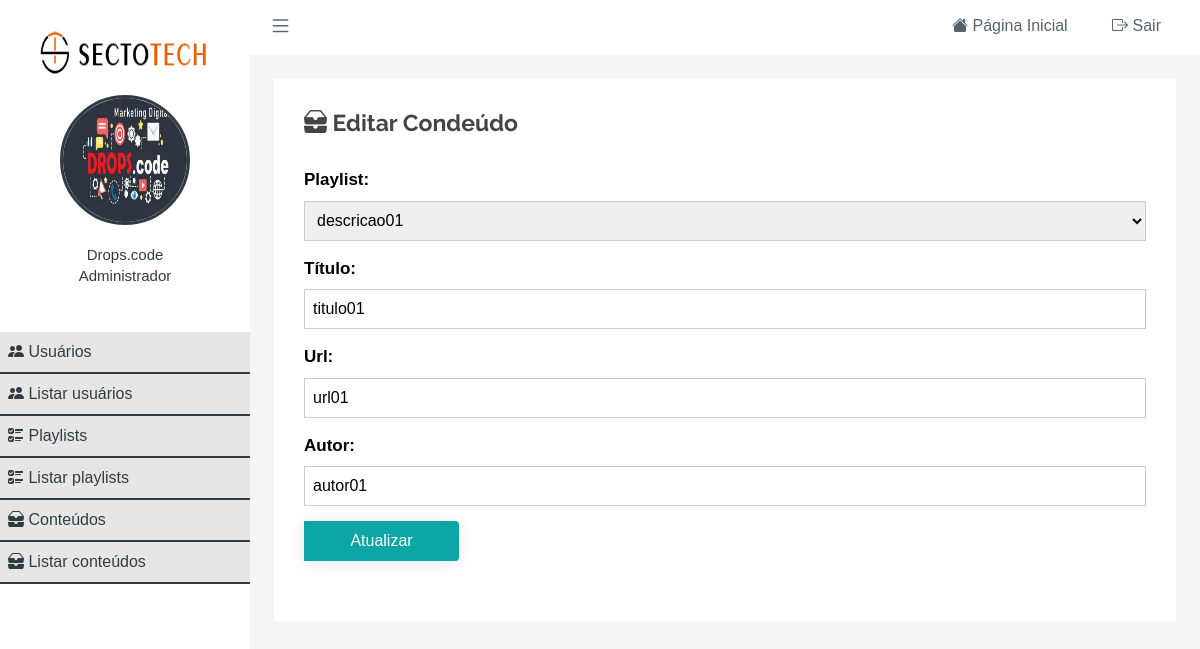
Screenshot of /editar-conteudos?id=21 (signed in) with the database file from the repository.
### tables this page shows
CREATE TABLE `tb_site_perfis` (
  `id` int(11) NOT NULL,
  `descricao` varchar(255) NOT NULL
);

CREATE TABLE `tb_site_conteudos` (
  `id` int(11) NOT NULL,
  `playlist_id` int(11) NOT NULL,
  `title` varchar(150) NOT NULL,
  `urldescricao` varchar(255) NOT NULL,
  `author` varchar(150) NOT NULL,
  `order_id` int(11) NOT NULL,
  `created_at` timestamp NOT NULL DEFAULT current_timestamp(),
  `updated_at` timestamp NOT NULL DEFAULT current_timestamp()
);

CREATE TABLE `tb_site_playlists` (
  `id` int(11) NOT NULL,
  `title` varchar(100) NOT NULL,
  `description` varchar(200) NOT NULL,
  `author` varchar(150) NOT NULL,
  `order_id` int(11) NOT NULL,
  `created_at` timestamp NOT NULL DEFAULT current_timestamp(),
  `updated_at` timestamp NOT NULL DEFAULT current_timestamp()
);

### class/mysql.php (called while the page is built, shortened)
<?php
	class MySql{
		private static $pdo;
		public static function conectar(){
			if(self::$pdo == null){
				try{
				self::$pdo = new PDO('mysql:host='.HOST.';dbname='.DATABASE,USER,PASSWORD,array(PDO::MYSQL_ATTR_INIT_COMMAND => "SET NAMES utf8"));
				self::$pdo->setAttribute(PDO::ATTR_ERRMODE,PDO::ERRMODE_EXCEPTION);
				}catch(Exception $e){
					echo '<h2>Erro ao conectar</h2>';
				}
			}
			return self::$pdo;
		}
	}
?>

### class/conteudos.php (called while the page is built, shortened)
<?php
	class Conteudo
	{
		public static function selecionarConteudo($table,$query,$arr){
			$sql = MySql::conectar()->prepare("SELECT * FROM $table WHERE $query");
			$sql->execute($arr);
			return $sql->fetch();
		}
	}
?>

### pages/editar-conteudos.php (the view, shortened to what this page needs)
<?php
	if(isset($_GET['id'])){
		$id = (int)$_GET['id'];
		$conteudo = Conteudo::selecionarConteudo('tb_site_conteudos','id = ?',array($id));
	}else{
		Painel::alert('erro','Você precisa passar o parametro ID.');
		die();
	}
 ?>
<div class="box-content-conteudo">
    <h2><i class="bi bi-inboxes-fill"></i> Editar Condeúdo</h2>
	<form id="formEditarConteudo" method="post" enctype="multipart/form-data">
		<div class="form-group">
            <label>Playlist:</label>
            <select name="playlist_id">
                <?php
                    $playlists = Painel::selectAll('tb_site_playlists');
                    foreach ($playlists as $key => $value) {
                ?>
                <option <?php if($value['id'] == $conteudo['playlist_id']) echo 'selected'; ?> value="<?php echo $value['id'] ?>"><?php echo $value['description']; ?></option>
                <?php } ?>
            </select>
		</div>
		<div class="form-group">
			<label>Título:</label>
			<input type="text" name="titulo" maxlength="150"  value="<?php echo $conteudo['title']; ?>" require>
		</div>
		<div class="form-group">
			<label>Url:</label>
			<input type="text" name="urldescricao" maxlength="255"  value="<?php echo $conteudo['urldescricao']; ?>" require>
		</div>
		<div class="form-group">
			<label>Autor:</label>
			<input type="text" name="author" maxlength="150"  value="<?php echo $conteudo['author']; ?>" require>
		</div>
		<div class="form-group">
			<input type="submit" name="acao" value="Atualizar">
		</div>
	</form>
</div>

### main.php (shortened to what this page needs)
<!DOCTYPE html>
<html lang="pt">
    <head>
        <link href="<?php echo INCLUDE_PATH; ?>/providers/fontawesome/css/all.css" rel="stylesheet" >
        <link href="<?php echo INCLUDE_PATH; ?>/providers/bootstrap/css/bootstrap.min.css" rel="stylesheet">
        <link href="<?php echo INCLUDE_PATH; ?>/providers/bootstrap-icons/bootstrap-icons.css" rel="stylesheet">
        <link href="<?php echo INCLUDE_PATH_PAINEL; ?>css/style.css" rel="stylesheet">
    </head>
    <body>
        <section id="painel" class="painel">
            <div class="menu">
                <div class="menu-wraper">
                    <div class="box-usuario">
                        <div class="imagem-logo">
                            <img src="<?php echo INCLUDE_PATH_PAINEL ?>img/icon-empresa1.png" />
                        </div>
                        <?php
                            if($_SESSION['img'] == ''){
                        ?>
                            <div class="avatar-usuario">
                                <i class="bi bi-person-fill"></i>
                            </div>
                        <?php }else{ ?>
                            <div class="imagem-usuario">
                                <img src="<?php echo INCLUDE_PATH_PAINEL ?>uploads/user/<?php echo $_SESSION['img']; ?>" />
                            </div>
                        <?php } ?>
                        <div class="nome-usuario">
                            <p><?php echo $_SESSION['nome']; ?></p>
                            <?php $descricaoPerfil = Painel::select('tb_site_perfis','id=?',array($_SESSION['id_perfil']))['descricao']; ?>
                            <p><?php echo $descricaoPerfil; ?></p>
                        </div>
                    </div>
                    <div id="fundo-itens-menu">
                        <div id="items-menu">
                            <a <?php verificaPermissaoMenu(1); ?> <?php selecionadoMenu('usuarios'); ?> href="<?php echo INCLUDE_PATH_PAINEL ?>usuarios"><i class="bi bi-people-fill"></i>  Usuários</a>
                            <a <?php verificaPermissaoMenu(1); ?> <?php selecionadoMenu('listar-usuarios'); ?> href="<?php echo INCLUDE_PATH_PAINEL ?>listar-usuarios"><i class="bi bi-people-fill"></i>  Listar usuários</a>
                            <a <?php verificaPermissaoMenu(2); ?> <?php selecionadoMenu('playlists'); ?> href="<?php echo INCLUDE_PATH_PAINEL ?>playlists"><i class="bi bi-ui-checks"></i>  Playlists</a>
                            <a <?php verificaPermissaoMenu(2); ?> <?php selecionadoMenu('listar-playlists'); ?> href="<?php echo INCLUDE_PATH_PAINEL ?>listar-playlists"><i class="bi bi-ui-checks"></i>  Listar playlists</a>
                            <a <?php verificaPermissaoMenu(2); ?> <?php selecionadoMenu('conteudos'); ?> href="<?php echo INCLUDE_PATH_PAINEL ?>conteudos"><i class="bi bi-inboxes-fill"></i>  Conteúdos</a>
                            <a   href="<?php echo INCLUDE_PATH_PAINEL ?>listar-conteudos"><i class="bi bi-inboxes-fill"></i>  Listar conteúdos</a>
                        </div>
                    </div>
                </div>
            </div>
            <header>
                <div class="center">
                    <div class="menu-btn">
                        <i class="bi bi-list"></i>
                    </div>
                    <div class="loggout">
                        <a <?php if(@$_GET['url'] == ''){ ?> style="background: #0da6a6;color: white;padding: 20px;" <?php } ?> href="<?php echo INCLUDE_PATH_PAINEL ?>"> <i class="bi bi-house-fill"></i> <span>Página Inicial</span></a>
                        <a href="<?php echo INCLUDE_PATH_PAINEL ?>?loggout"> <i class="bi bi-box-arrow-right"></i> <span>Sair</span></a>
                    </div>
                </div>
            </header>
            <div class="content">
                <?php Painel::carregarPagina(); ?>
            </div>
        </section>
    </body>
</html>

### css/style.css (style rules this page uses)
* { margin: 0; padding: 0; box-sizing: border-box; font-family: 'Montserrat', sans-serif; }
html { height: 100%; scroll-behavior: smooth; }
body { overflow-x: hidden; height: 100%; font-family: "Open Sans", sans-serif; color: #444444; background-color: rgb(245, 245, 245); }
a { text-decoration: none; color: #0da6a6; }
h1, h2, h3, h4, h5, h6 { font-family: "Raleway", sans-serif; }
#painel .menu { overflow-x:hidden; overflow-y: auto; height: 100%; padding:10px 0; position: fixed; left: 0; top: 0; background: rgb(255, 255, 255); float: left; width: 250px; }
#painel .menu-wraper { width:250px; }
#painel .box-usuario { padding: 8px; text-align: center; }
#painel .imagem-logo { display: inline-block; width: 200px; height: 70px; position: relative; }
#painel .imagem-logo img { position: absolute; left: 0; top: 0; width: 100%; height: 100%; }
#painel .imagem-usuario { display: inline-block; width: 130px; height: 130px; position: relative; border-radius: 50%; border: 3px solid #2F3D42; }
#painel .imagem-usuario img { position: absolute; left: 0; top: 0; width: 100%; height: 100%; border-radius: 50%; }
#painel .nome-usuario { text-align: center; margin-top: 20px; }
#painel .nome-usuario p { color: #2F3D42; font-size: 15px; font-weight: normal; line-height: 5px; }
#painel #fundo-itens-menu { position: relative; background-color: rgb(231, 230, 231); }
#painel #items-menu { margin-top: 30px; }
#painel #items-menu a { display: block; padding: 8px; font-weight: 300; font-size: 16px; text-decoration: none; color: #2F3D42; border-bottom: 2px solid #2F3D42; }
#painel header { position: relative; left: 250px; padding: 10px 0; background: white; width: calc(100% - 250px); }
#painel .center { padding:0 2%; margin:0 auto; }
#painel .menu-btn { float: left; cursor: pointer; font-size: 23px; color: #556270; }
#painel .loggout { float: right; }
#painel .loggout a { padding: 20px; position: relative; top: 4px; text-decoration: none; color: #556270; font-size: 16px; }
#painel .loggout a > span { font-size: 16px; text-decoration: none; }
#painel .content { width: calc(100% - 250px); position: relative; left: 250px; padding: 2%; min-height: 100vh; }
.box-content-conteudo { background: rgb(255, 255, 255); padding: 30px; margin-bottom: 25px; }
.box-content-conteudo h2 { font-weight: 300; font-size: 23px; font-weight: bold; }
.box-content-conteudo form { margin:30px 0; }
.box-content-conteudo form label { font-size: 17px; font-weight: 300; color: black; display: block; font-weight: bold; }
.box-content-conteudo .form-group { margin:15px 0; }
.box-content-conteudo form input[type=text] { margin-top:8px; font-size: 16px; font-weight: normal; color: black; width: 100%; height: 40px; border: 1px solid #ccc; padding-left: 8px; }
.box-content-conteudo form select { margin-top:8px; font-size: 16px; font-weight: normal; color: black; width: 100%; height: 40px; border: 1px solid #ccc; padding-left: 8px; }
.box-content-conteudo form input[type=submit] { top: 0; right: -1px; bottom: 0; border: 0; width: 155px; height: 40px; background: none; font-size: 16px; padding: 0 20px; background: #0da6a6; color: #fff; transition: 0.3s; border-radius: 0 4px 4px 0; box-shadow: 0px 2px 15px rgba(0, 0, 0, 0.1); }

### rows the page displays
tb_site_perfis: descricao "Administrador"
tb_site_conteudos: playlist_id "descricao01", titulo "titulo01", urldescricao "url01", author "autor01"

### other values shown
$_SESSION['nome'] "Drops.code"
